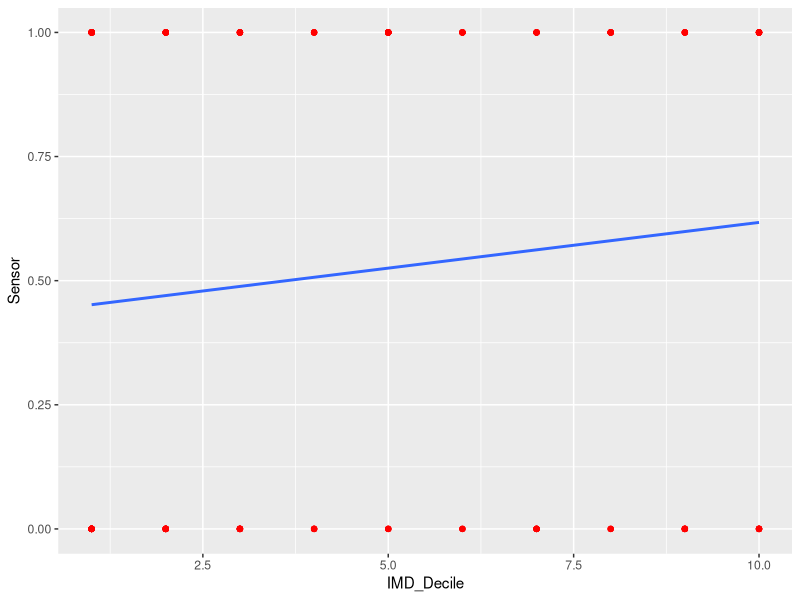
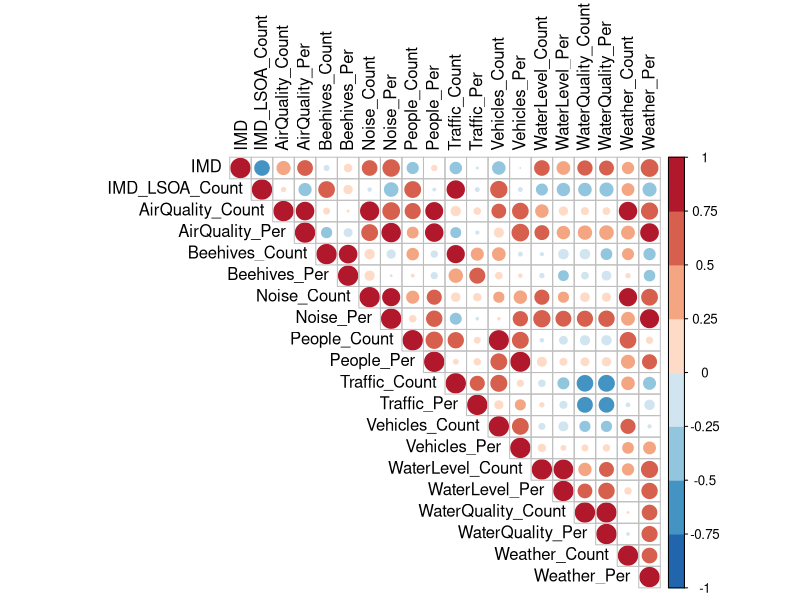
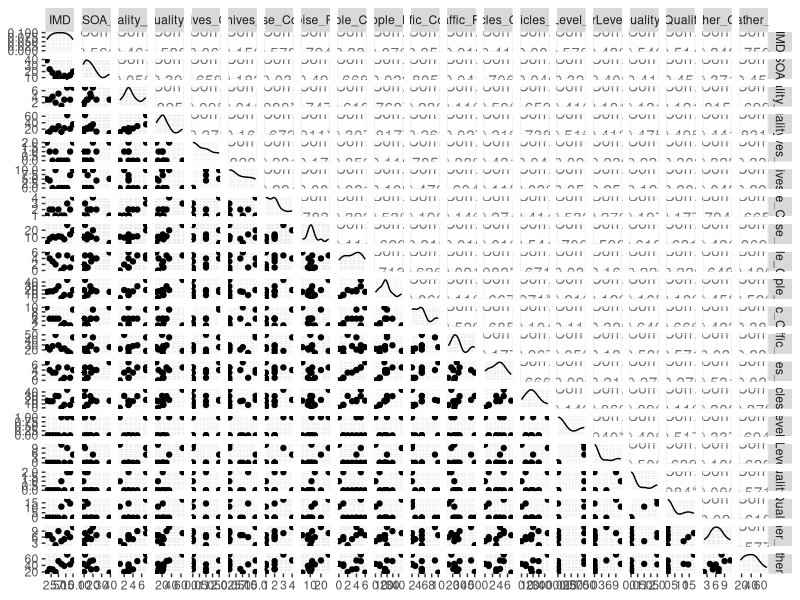

Here is the R script that generated these plots, in order:
### Set working directory
setwd("SpatialInequalityintheSmartCity/Newcastle/SensorType")
getwd()

### Install packages
#### The *tidyverse* will allow you to create graphs, and also includes functions to arrange the data. *corrplot* and *GGally* provide different ways of presenting data about correlation between variables, in a matrix. *RColorBrewer* provides us with a range of nice colour palettes.

library(tidyverse)
library(corrplot)
library(GGally)
library(RColorBrewer)

### Explore the relationship between sensor presence and deprivation
#### Two variables are important here: *IMD_Decile* and *Sensor*. IMD_Decile ranges from 1-10 with 1 being LSOA in the 10% most deprived, and 10 being LSOA in the 10% least deprived. Sensor is a binary variable in which 0 = No sensor in the LSOA, Y = Atleast one sensor in the LSOA.
sensorpresent<-read.csv("SensorPresence_IMD_All.csv", check.names=FALSE)

### Relationship between variables
#### A simple plot and a correlation statistic tells us about the relationship between IMD decile and sensor presence, which is weakly positive. 

sensorpresent %>%
  ggplot(aes(x=IMD_Decile, y=Sensor))+
  geom_point(colour="red")+
  geom_smooth(method = "lm", fill = NA)

cor(x=sensorpresent$IMD_Decile, y=sensorpresent$Sensor)

### Simple linear regression
#### The linear regression model predicts the reltionship between sensor presence and IMD decile. As you can see from the model, the coefficient estimate of the relationship is not statistically significant. The R-square values are very low suggesting a poor fit. *This is probably to be expected given that this dataset accounted for all of the sensors, and the high proportion of areas in the most deprived decile in Newcastle LA?*

fit <- lm(IMD_Decile ~ Sensor , data=sensorpresent)
summary(fit) 

### Explore the relationship between different sensor types and deprivation
#### This time we have an excel file that shows the percentage of LSOA that have a sensor, in each deprivation decile, broken down by sensor type. 

sensorlocations<-read.csv("LSOAWithSensors_IMD_NewcastleUponTyne.csv", check.names=FALSE)

#### We can compute a correlation matrix of the relationships between the variables. For the majority of variables, when the deprivation decile is higher (ie. 10 and the least deprived) the positive relationship indicates they are more likely to have a sensor. The [second matrix](https://amstat.tandfonline.com/doi/abs/10.1080/10618600.2012.694762), indicates that this relationship is significant for the air quality, temperature and noise sensor types.

sensorcorr <- cor(sensorlocations)
corrplot(sensorcorr, method = "circle", type= "upper", col=rev(brewer.pal(n = 8, name = "RdBu")), sig.level= 0.01, insig= "blank", tl.col="black")

ggpairs(sensorlocations)






